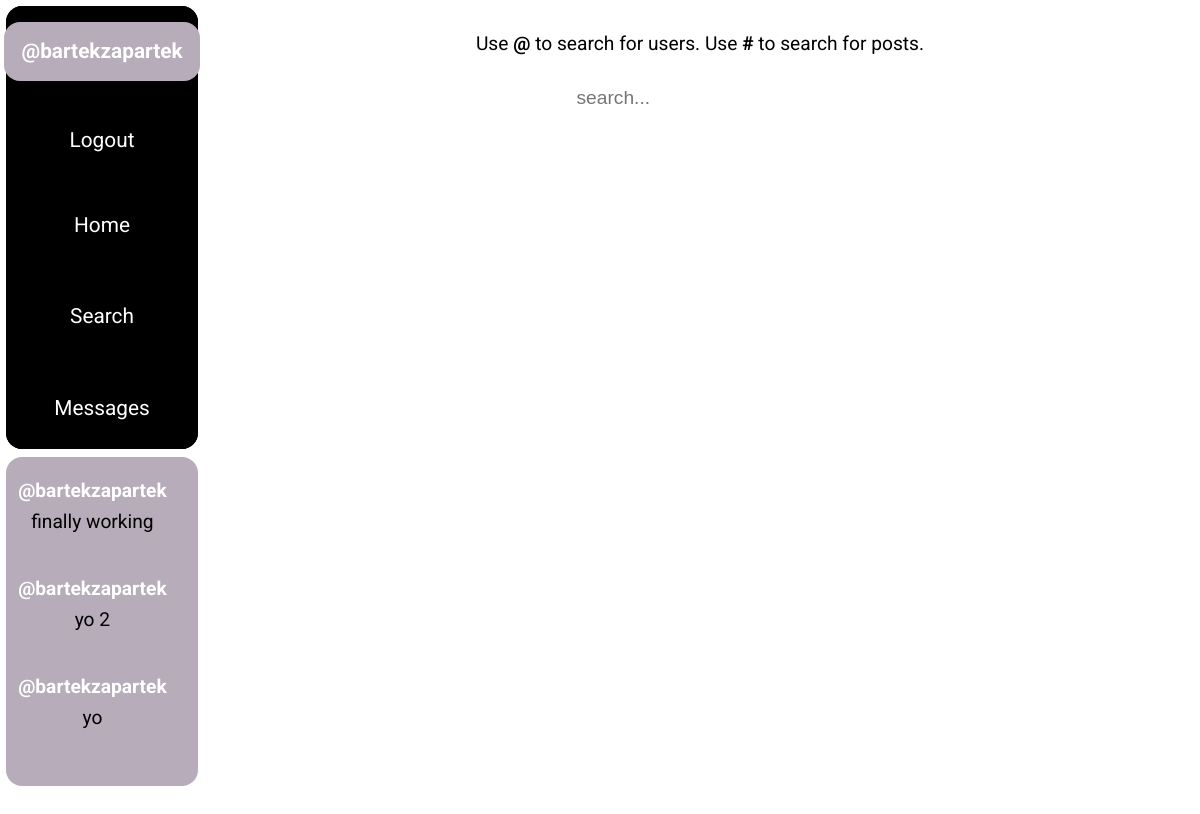
The page /search/ (signed in) on the database as committed earlier.
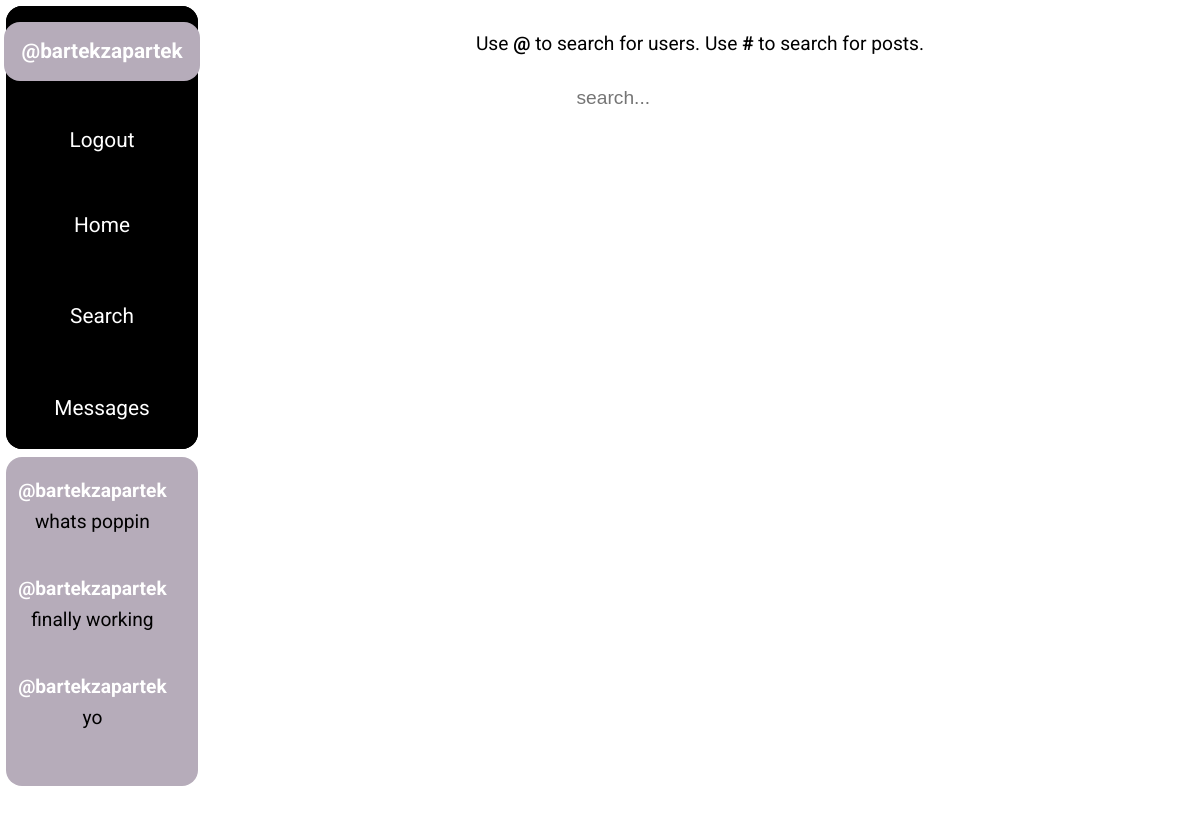
The same page on the database as committed later.
### base/models.py (models this page shows)
class Chat(models.Model):
    participant_1 = models.ForeignKey(User, on_delete = models.CASCADE, related_name = 'participant_1')
    participant_2 = models.ForeignKey(User, on_delete = models.CASCADE, related_name = 'participant_2')
    recent_message_owner = models.TextField(blank = True, null = True, default = '')
    recent_message = models.TextField(blank = True, null = True, default = '')
    created = models.DateTimeField(auto_now = True)
    updated = models.DateTimeField(auto_now_add = True)
    class Meta:
        ordering = ['-created', '-updated']

### base/views.py (the view, shortened to what this page needs)
# urls.py: path('search/', views.search_view, name = 'search'),
@login_required(login_url = 'login')
def search_view(request):
    search_query = request.GET.get('q') if request.GET.get('q') != None else ''
    search_result = None
    context = {}
    context['recent_activity_chats'] = get_recent_activity_chats(request)
    return render(request, 'base/search.html', context)

### base/views.py (called while the page is built)
def get_recent_activity_chats(request):
    if request.user.is_authenticated:
        return Chat.objects.filter(
            Q(participant_1 = request.user) | Q(participant_2 = request.user)
            )[:3]
    return None

### base/templates/base/search.html (shortened to what this page needs)
{% extends 'main.html' %}
{% block static %}
    {% load static %}
    <link rel="stylesheet" href="{% static 'base/search.css' %}">
    <link rel="stylesheet" href="{% static 'base/components/for-you-page-component.css' %}">
{% endblock static %}
{% block content %}
    <div class="search-section">
        <p class = "search-howto">
            Use <span>@</span> to search for users. Use <span>#</span> to search for posts.
        </p>
        <form action="{% url 'search' %}" method="get">
            <input type = 'text' name = 'q' placeholder="search...">
        </form>
    </div>
{% endblock content %}

### templates/components/recent-activity-component.html
<div class="recent-activity-wrapper">
    {% if errors %}
    <div class="recent-activity-messages">
        <ul>
            {% for message in messages %}
                <li>{{ message }}</li>
            {% endfor %}
        </ul>
    </div>
    {% else %}
        <div class="recent-activity-messages">
            {% for chat in recent_activity_chats %}
              <a href="{% url 'chat-content' chat.id %}">
                    <span>@{{ chat.recent_message_owner }}</span>
                    <p>{{ chat.recent_message | slice:":20" }}</p>
              </a>
            {% endfor %}
        </div>
    {% endif %}
</div>

Rows that differ between the two databases and show on the page:
changed Chat: recent_message "yo 2" → "whats poppin"; moves up the list
